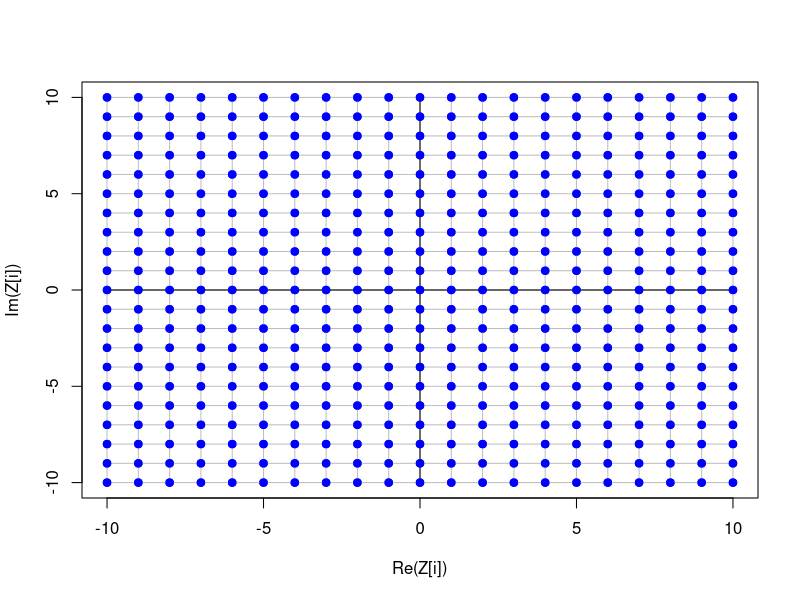

The R script that drew this image: (Note: this script raises an error after producing the figure.)
## ---- chunk 1
n = 10
gauss=as.vector(outer(-n:n,(-n:n)*(0+1i),"+"))
plot(Re(gauss),Im(gauss),pch=19,col='blue',xlab="Re(Z[i])",ylab="Im(Z[i])")
for (i in -n:n) {
  lines(c(i,i),c(-n,n),col='gray')
  lines(c(-n,n),c(i,i),col='gray')
}
lines(c(-n,n),c(0,0),col='black')
lines(c(0,0),c(-n,n),col='black')
points(Re(gauss),Im(gauss),pch=19,col='blue')
## ---- chunk 2
(3 + 5i) * (-1  + 4i)
## ---- chunk 3
n = 2
gauss=as.vector(outer(0:n-1,(0:n-1)*(0+1i),"+"))
sort(mod(Re(gauss),n)+mod(Im(gauss),n)*(0+1i))
